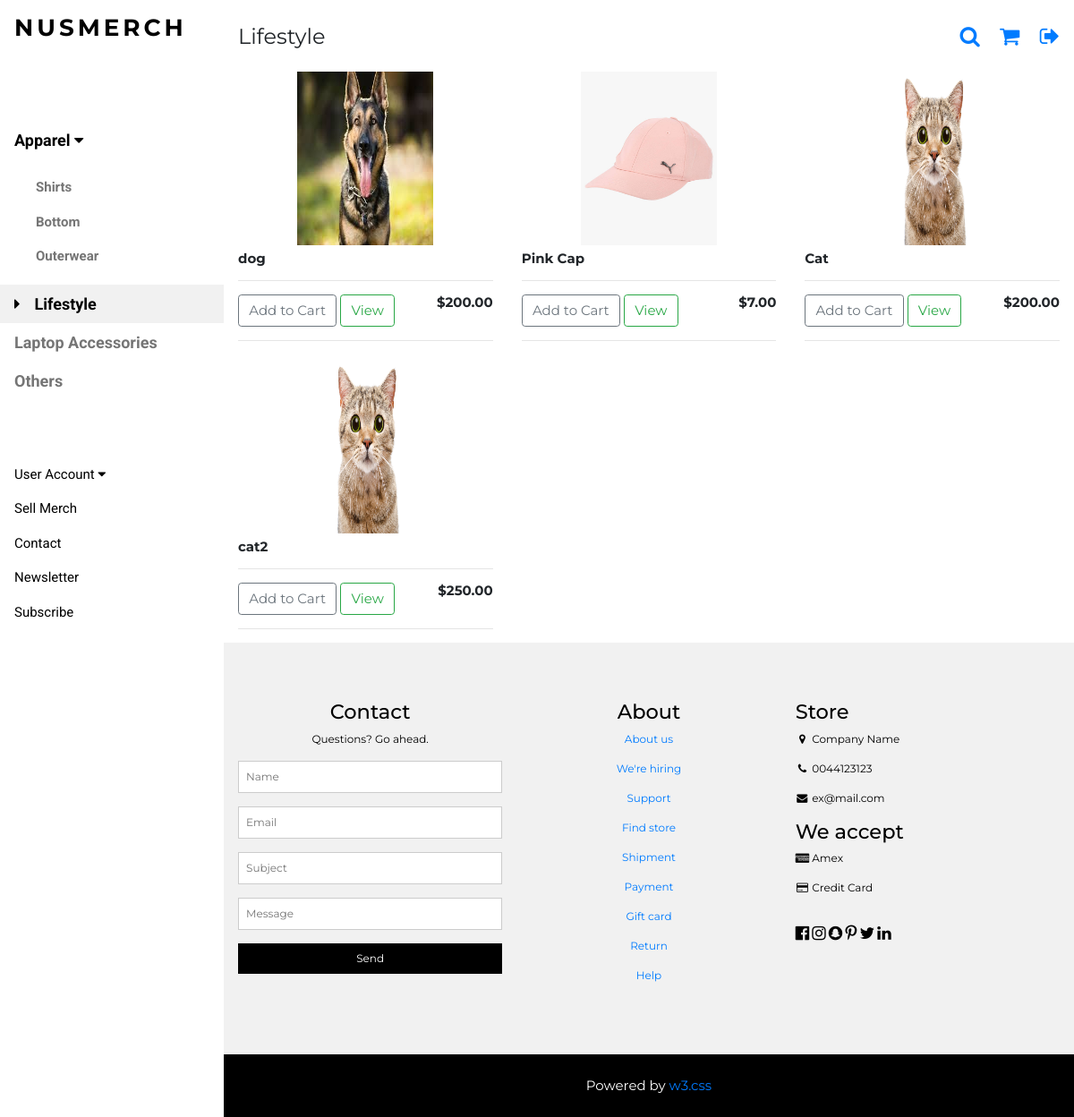
Before: /lifestyle/ with the older database file.
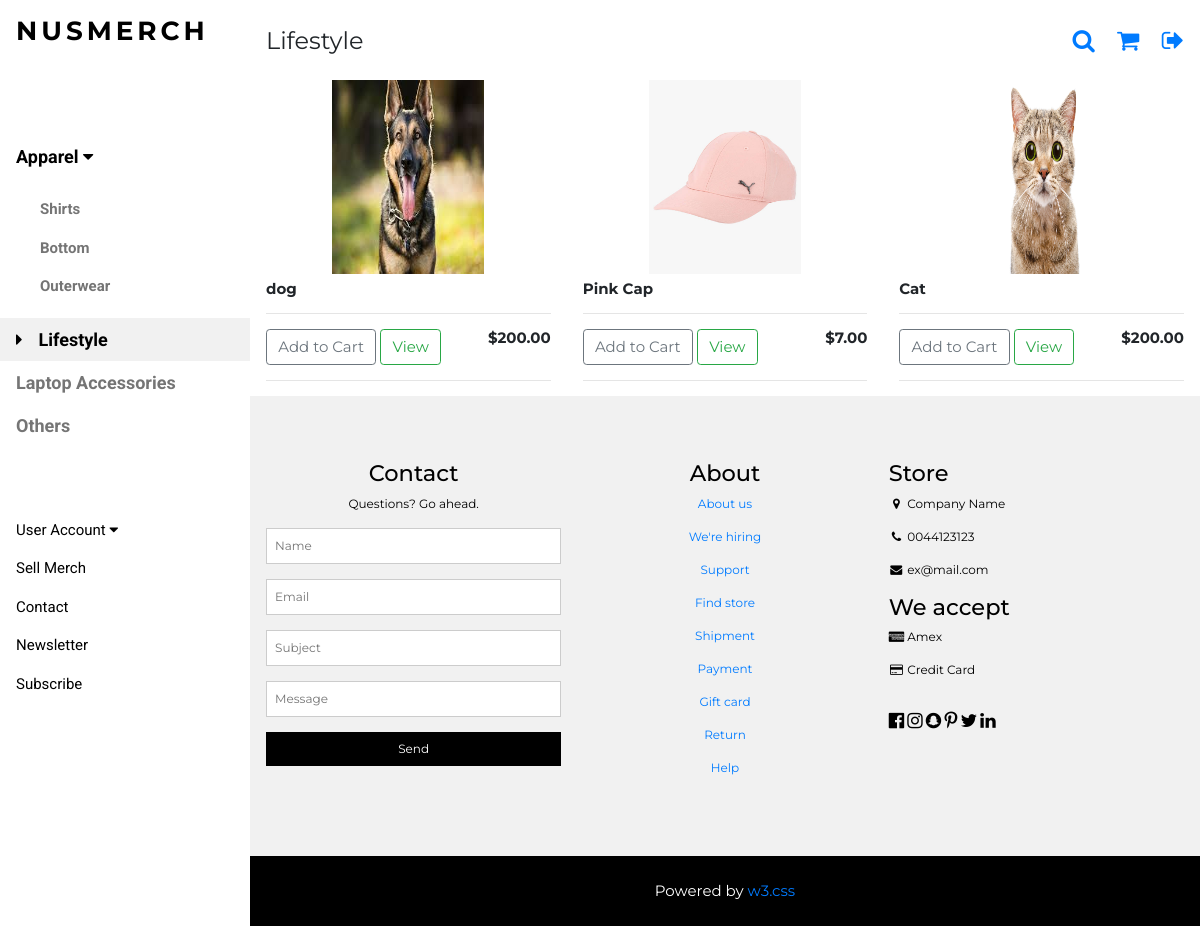
After: the same page with the newer database file.
### nusmerch/models.py (models this page shows, shortened)
class Product(models.Model):
	cat = [
    ('Shirt', 'Shirt'),
    ('Outerwear', 'Outerwear'),
   	('Bottom', 'Bottom'),
   	('Laptop Accessories', 'Laptop Accessories'),
	('Lifestyle', 'Lifestyle'),
   	('Others', 'Others'),
   	]
	filter_type = [
		('NO', 'NO'),
		('YES', 'YES'),
	]
	faculty_types = [
		('FASS', 'Arts and Social Sciences'),
		('BIZ', 'Business'),
		('COM', 'Computing'),
		('DEN', 'Dentistry'),
		('SDE', 'Design and Environment'),
		('ENG', 'Engineering'),
		('LAW', 'Law'),
		('MED', 'Medicine'),
		('SCI', 'Science'),
	]
	Campus_Residential = [
		('TH', 'Temasek Hall'),
		('EH', 'Eusoff Hall'),
		('SH', 'Sheares Hall'),
		('RH', 'Raffles Hall'),
		('KR', 'Kent Ridge Hall'),
		('TEM', 'Tembusu'),
		('RVRC', 'Ridge View Residences'),
		('CAPT', 'College of Alice and Peter Tan'),
		('USP', 'University Scholars Programme'),
		('RC4', 'Residential College 4'),
		('NIL', 'Do Not Stay On Campus'),
	]
	name_of_MERCH = models.CharField(max_length=200,null=True)
	price = models.DecimalField(decimal_places=2,max_digits=5)
	organisation = models.CharField(max_length=200,null=True)
	category = models.CharField(max_length=200,null=True,choices=cat)
	filter = models.CharField(max_length=200,null=True,choices=filter_type, default='NO')
	filter_faculty = models.CharField('Filter(Faculty)*', max_length=200, null=True, blank=True, choices=faculty_types)
	filter_matric = models.CharField('Filter(Matric)*',max_length=10000, null = True, blank=True)
	filter_email = models.CharField('Filter(Email)*',max_length=10000, null = True, blank=True)
	filter_campus = models.CharField('Filter(Campus)*', max_length=200, null = True, blank=True, choices=Campus_Residential)
	form = models.URLField(max_length=200)
	image = models.ImageField('Image**', upload_to='media',null=True)
	user = models.ForeignKey(userInfo, on_delete=models.SET_NULL,blank=True,null=True)

### nusmerch/views.py (the view)
# urls.py: url(r'^lifestyle/$',views.lifestyle,name='lifestyle'),
def lifestyle(request):
    products = Product.objects.filter(category = "Lifestyle")
    if request.user.is_authenticated:
        user = request.user
        profile = userInfo.objects.get(user=user)
        pdt_nil = products.filter(filter = "NO")
        pdt_faculty = products.filter(filter_faculty = profile.faculty)
        pdt_email = products.filter(filter_email__icontains = profile.email)
        pdt_matric = products.filter(filter_matric__icontains = profile.matric)
        pdt_campus = products.filter(filter_campus=profile.campus_residential_type)
        products = pdt_faculty | pdt_campus | pdt_nil | pdt_matric | pdt_email
    else:
        products = products
    context = {'products':products}
    return render(request, "nusmerch/lifestyle.html", context)

### nusmerch/templates/nusmerch/lifestyle.html (shortened to what this page needs)
{% extends "nusmerch/merch.html" %}
{% load static %}
{% block head %}
    <p class="w3-left">Lifestyle</p>
{% endblock %}
{% block menu %}
<nav class="w3-sidebar w3-bar-block w3-white w3-collapse w3-top" style="z-index:3;width:250px" id="mySidebar">
  <div class="w3-container w3-display-container w3-padding-16">
    <h3 class="w3-wide"><b>NUSMERCH</b></h3>
  </div>
  <div class="w3-padding-64 w3-large w3-text-grey" style="font-weight:bold">
      <a onclick="myAccFunc()" href="javascript:void(0)" class="w3-button w3-block w3-white w3-left-align" id="myBtn">
      Apparel  <i class="fa fa-caret-down"></i>
    </a>
    <div id="demoAcc" class="w3-bar-block w3-hide w3-padding-large w3-medium">
      <a href="/shirt/" class="w3-bar-item w3-button">Shirts</a>
      <a href="/bottom/" class="w3-bar-item w3-button">Bottom</a>
      <a href="/outerwear/" class="w3-bar-item w3-button">Outerwear</a>
    </div>
    <a href="/lifestyle/" class="w3-bar-item w3-button w3-light-grey"><i class="fa fa-caret-right w3-margin-right"></i>Lifestyle</a>
    <a href="/laptop/" class="w3-bar-item w3-button">Laptop Accessories</a>
    <a href="/others/" class="w3-bar-item w3-button">Others</a>
  </div>
    <a onclick="myAccFunc2()" href="javascript:void(0)" class="w3-button w3-block w3-white w3-left-align" id="myBtn">
      User Account  <i class="fa fa-caret-down"></i>
    </a>
  <a href="/sell_merch/" class="w3-bar-item w3-button w3-padding">Sell Merch</a>
    <a href="#footer" class="w3-bar-item w3-button w3-padding">Contact</a>
  <a href="javascript:void(0)" class="w3-bar-item w3-button w3-padding" onclick="document.getElementById('newsletter').style.display='block'">Newsletter</a>
  <a href="#footer"  class="w3-bar-item w3-button w3-padding">Subscribe</a>
</nav>
{% endblock %}
{% block product %}
  <div class="w3-row">
    {% for product in products %}
    <div class="w3-col l4 s4">
      <img class="item center thumbnail" src="{{ product.image.url }}">
      <div class="w3-container">
        <h6><strong>{{product.name_of_MERCH}}</strong></h6>
        <hr>
        <button data-product={{product.id}} data-action="add" class="btn btn-outline-secondary add-btn update-cart" href="javascript:void(0)" onclick="document.getElementById('cart').style.display='block'">Add to Cart</button>
        <a class="btn btn-outline-success" href="/product/">View</a>
        <h6 style="display: inline-block; float: right"><strong>${{product.price|floatformat:2}}</strong></h6>
        <hr>
      </div>
    </div>
    {% endfor %}
  </div>
{% endblock %}

### nusmerch/templates/nusmerch/merch.html (shortened to what this page needs)
{% load static %}
<!DOCTYPE html>
<html lang="en">>
<link rel="stylesheet" href="{% static 'merch.css' %}" />
<link rel="stylesheet" href="https://cdnjs.cloudflare.com/ajax/libs/font-awesome/4.7.0/css/font-awesome.min.css">
<link rel="stylesheet" href="https://stackpath.bootstrapcdn.com/bootstrap/4.4.1/css/bootstrap.min.css">
<body class="w3-content" style="max-width:1200px" >
{% block menu %}
{% endblock %}
<div class="w3-main" style="margin-left:250px">
  <header class="w3-container w3-xlarge">
      {% block head %}
      {% endblock %}
    <p class="w3-right">
        <a href="javascript:void(0)" class="fa fa-search w3-margin-right" onclick="document.getElementById('search').style.display='block'"></a>
      <a href="/cart/" class="fa fa-shopping-cart ">
      </a>
        <a href="{% url 'nusmerch:logout' %}" class="fa fa-sign-out w3-margin-left"></a>
    </p>
  </header>
{% block product %}
{% endblock %}
  <footer class="w3-padding-64 w3-light-grey w3-small w3-center" id="footer">
    <div class="w3-row-padding">
      <div class="w3-col s4">
        <h4>Contact</h4>
        <p>Questions? Go ahead.</p>
        <form action="/action_page.php" target="_blank">
          <p><input class="w3-input w3-border" type="text" placeholder="Name" name="Name" required></p>
          <p><input class="w3-input w3-border" type="text" placeholder="Email" name="Email" required></p>
          <p><input class="w3-input w3-border" type="text" placeholder="Subject" name="Subject" required></p>
          <p><input class="w3-input w3-border" type="text" placeholder="Message" name="Message" required></p>
          <button type="submit" class="w3-button w3-block w3-black">Send</button>
        </form>
      </div>
      <div class="w3-col s4">
        <h4>About</h4>
        <p><a href="#">About us</a></p>
        <p><a href="#">We're hiring</a></p>
        <p><a href="#">Support</a></p>
        <p><a href="#">Find store</a></p>
        <p><a href="#">Shipment</a></p>
        <p><a href="#">Payment</a></p>
        <p><a href="#">Gift card</a></p>
        <p><a href="#">Return</a></p>
        <p><a href="#">Help</a></p>
      </div>
      <div class="w3-col s4 w3-justify">
        <h4>Store</h4>
        <p><i class="fa fa-fw fa-map-marker"></i> Company Name</p>
        <p><i class="fa fa-fw fa-phone"></i> 0044123123</p>
        <p><i class="fa fa-fw fa-envelope"></i> ex@mail.com</p>
        <h4>We accept</h4>
        <p><i class="fa fa-fw fa-cc-amex"></i> Amex</p>
        <p><i class="fa fa-fw fa-credit-card"></i> Credit Card</p>
        <br>
        <i class="fa fa-facebook-official w3-hover-opacity w3-large"></i>
        <i class="fa fa-instagram w3-hover-opacity w3-large"></i>
        <i class="fa fa-snapchat w3-hover-opacity w3-large"></i>
        <i class="fa fa-pinterest-p w3-hover-opacity w3-large"></i>
        <i class="fa fa-twitter w3-hover-opacity w3-large"></i>
        <i class="fa fa-linkedin w3-hover-opacity w3-large"></i>
      </div>
    </div>
  </footer>
  <div class="w3-black w3-center w3-padding-24">Powered by <a href="https://www.w3schools.com/w3css/default.asp" title="W3.CSS" target="_blank" class="w3-hover-opacity">w3.css</a></div>
</div>
</body>
</html>

### nusmerch/static/merch.css (style rules this page uses)
html { box-sizing:border-box }
*,*:before,*:after { box-sizing:inherit }
html { -ms-text-size-adjust:100%;-webkit-text-size-adjust:100% }
body { margin:0 }
article,aside,details,figcaption,figure,footer,header,main,menu,nav,section { display:block }
a { background-color:transparent }
b,strong { font-weight:bolder }
img { border-style:none }
hr { box-sizing:content-box;height:0;overflow:visible }
button,input,select,textarea,optgroup { font:inherit;margin:0 }
button,input { overflow:visible }
button,select { text-transform:none }
button,[type=button],[type=reset],[type=submit] { -webkit-appearance:button }
html,body { font-family:Verdana,sans-serif;font-size:15px;line-height:1.5 }
html { overflow-x:hidden }
h3 { font-size:24px }
h4 { font-size:20px }
h6 { font-size:16px }
h1,h2,h3,h4,h5,h6 { font-family:"Segoe UI",Arial,sans-serif;font-weight:400;margin:10px 0 }
.w3-wide { letter-spacing:4px }
hr { border:0;border-top:1px solid #eee;margin:20px 0 }
img { max-width: 100%;height: auto; }
.item { width: 120px;height: 200px;margin: 3px;padding: 3px; }
.center { display: block;margin-left: auto;margin-right: auto;width: 50%; }
img { vertical-align:middle }
a { color:inherit }
.w3-btn,.w3-button { border:none;display:inline-block;padding:8px 16px;vertical-align:middle;overflow:hidden;text-decoration:none;color:inherit;background-color:inherit;text-align:center;cursor:pointer;white-space:nowrap }
.w3-btn,.w3-button { -webkit-touch-callout:none;-webkit-user-select:none;-khtml-user-select:none;-moz-user-select:none;-ms-user-select:none;user-select:none }
.w3-tooltip,.w3-display-container { position:relative }
.w3-input { padding:8px;display:block;border:none;border-bottom:1px solid #ccc;width:100% }
.w3-sidebar { height:100%;width:200px;background-color:#fff;position:fixed!important;z-index:1;overflow:auto }
.w3-main,#main { transition:margin-left .4s }
.w3-bar-block .w3-bar-item { width:100%;display:block;padding:8px 16px;text-align:left;border:none;white-space:normal;float:none;outline:0 }
.w3-block { display:block;width:100% }
.w3-container:after,.w3-container:before,.w3-panel:after,.w3-panel:before,.w3-row:after,.w3-row:before,.w3-row-padding:after,.w3-row-padding:before, .w3-cell-row:before,.w3-cell-row:after,.w3-clear:after,.w3-clear:before,.w3-bar:before,.w3-bar:after { content:"";display:table;clear:both }
.w3-col,.w3-half,.w3-third,.w3-twothird,.w3-threequarter,.w3-quarter { float:left;width:100% }
.w3-col.s4 { width:33.33333% }
@media (min-width:993px) { .w3-col.l4 { width:33.33333% } }
.w3-content,.w3-auto { margin-left:auto;margin-right:auto }
.w3-content { max-width:980px }
.w3-hide { display:none!important }
.w3-show-block,.w3-show { display:block!important }
@media (min-width:993px) { .w3-sidebar.w3-collapse { display:block!important } }
.w3-top,.w3-bottom { position:fixed;width:100%;z-index:1 }
.w3-top { top:0 }
.w3-row-padding,.w3-row-padding>.w3-half,.w3-row-padding>.w3-third,.w3-row-padding>.w3-twothird,.w3-row-padding>.w3-threequarter,.w3-row-padding>.w3-quarter,.w3-row-padding>.w3-col { padding:0 8px }
.w3-container,.w3-panel { padding:0.01em 16px }
.w3-small { font-size:12px!important }
.w3-medium { font-size:15px!important }
.w3-large { font-size:18px!important }
.w3-xlarge { font-size:24px!important }
.w3-left-align { text-align:left!important }
.w3-justify { text-align:justify!important }
.w3-center { text-align:center!important }
.w3-border { border:1px solid #ccc!important }
.w3-margin-left { margin-left:16px!important }
.w3-margin-right { margin-right:16px!important }
.w3-padding { padding:8px 16px!important }
.w3-padding-large { padding:12px 24px!important }
.w3-padding-16 { padding-top:16px!important;padding-bottom:16px!important }
.w3-padding-24 { padding-top:24px!important;padding-bottom:24px!important }
.w3-padding-64 { padding-top:64px!important;padding-bottom:64px!important }
.w3-left { float:left!important }
.w3-right { float:right!important }
.w3-white,.w3-hover-white:hover { color:#000!important;background-color:#fff!important }
.w3-black,.w3-hover-black:hover { color:#fff!important;background-color:#000!important }
.w3-light-grey,.w3-hover-light-grey:hover,.w3-light-gray,.w3-hover-light-gray:hover { color:#000!important;background-color:#f1f1f1!important }
.w3-text-grey,.w3-hover-text-grey:hover,.w3-text-gray,.w3-hover-text-gray:hover { color:#757575!important }

### nusmerch/templates/nusmerch/merch.html (style rules this page uses)
.w3-sidebar a { font-family: "Roboto", sans-serif }
body,h1,h2,h3,h4,h5,h6,.w3-wide { font-family: "Montserrat", sans-serif; }

Changed rows visible on the page:
removed Product: image (picture), name_of_MERCH "cat2", price "250.00"
